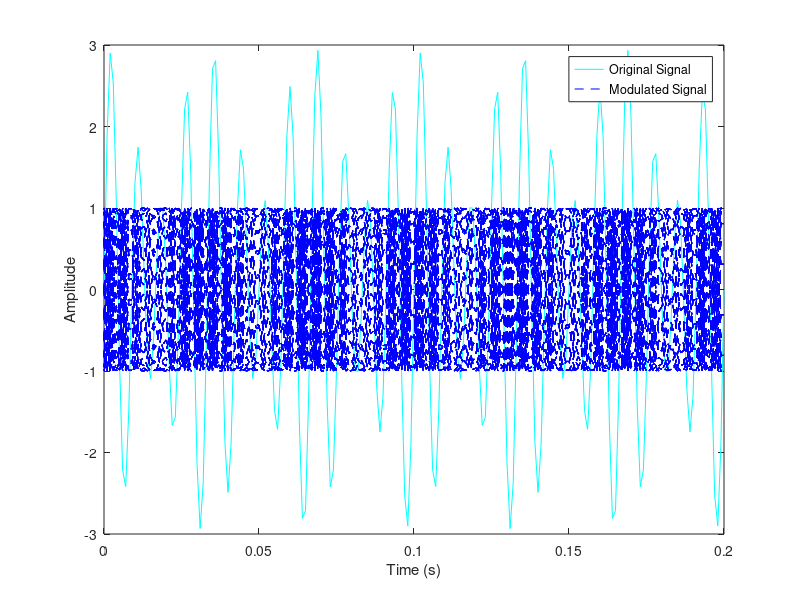

Here is the MATLAB script that generated this plot:
Fs = 1000;
Fc = 150;
T = (0:1/Fs:0.2)';
x = sin(2 * pi * 90 * T) + 2 * sin(2 * pi * 120 * T);
fDev = 50;
y = fmmod(x, Fc, Fs, fDev);

plot(T, x, "c", T, y, "b--")
xlabel("Time (s)")
ylabel("Amplitude")
legend("Original Signal", "Modulated Signal")
